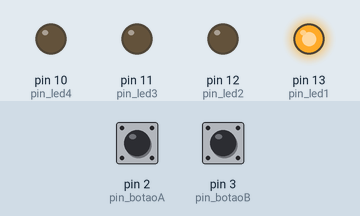
This sketch was run on a simulated Arduino Uno, built with avr-gcc and run on an emulated ATmega328P. Shown: output pins drawn as LEDs (lit = HIGH). The test bench sets the inputs (shaded band); at power-on: pin 2 (pin_botaoA) LOW, pin 3 (pin_botaoB) LOW. What the sketch prints to the serial monitor is not drawn.

Above: at 1.2 s.
1.3 s: pin 2 (pin_botaoA) pulled HIGH for 0.15 s
At 2.4 s:
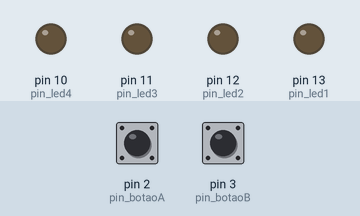
2.9 s: pin 3 (pin_botaoB) pulled HIGH for 0.15 s
At 3.6 s:
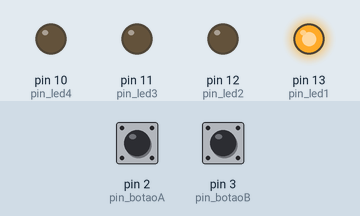
4.5 s: pin 2 (pin_botaoA) pulled HIGH for 1 s
At 5.9 s:
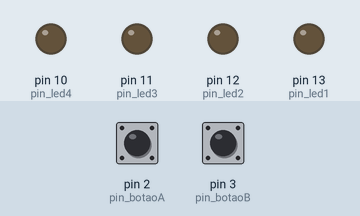
Timing chart, 0 to 7.5 s (numbered marks = the images above; inputs shaded):
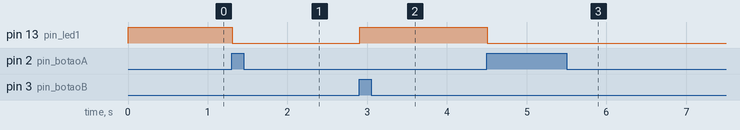

The sketch:

Atividade3_Semana_15___1_.ino
```cpp
# define pin_led1 13
# define pin_led2 12
# define pin_led3 11
# define pin_led4 10
# define pin_botaoA 2
# define pin_botaoB 3
int conta = 0;
int soma = 0;
void setup() {
  Serial.begin(9600);
  pinMode(pin_led1, OUTPUT);
  pinMode(pin_led2, OUTPUT);
  pinMode(pin_led3, OUTPUT);
  pinMode(pin_led4, OUTPUT);
  pinMode(pin_botaoA, INPUT);
  pinMode(pin_botaoB, INPUT);
}

void loop() {
  bool estado1 = digitalRead(pin_botaoA);
  bool estado2 = digitalRead(pin_botaoB);

  if (conta >= 0 && conta < 50)
    if (estado1 == 1 && soma == 0 ) {
    conta += 1;
    soma += 1;
  }
  if (estado1 == 0 && estado2 == 0) {
    soma = 0;
  }
  if (conta > 0 && conta <= 50)
    if (estado2 == 1 && soma == 0) {
    conta -= 1;
    soma += 1;
  }
  Serial.println(conta);

  if (conta == 0) {
    digitalWrite(pin_led1, HIGH);
  } else {
    digitalWrite(pin_led1, LOW);
  }
  if (conta == 50) {
    digitalWrite(pin_led2, HIGH);
  } else {
      digitalWrite(pin_led2, LOW);
  }
}
```

Measured:
- after the input at 1.3 s, pin 13 (pin_led1): HIGH → LOW at once
- after the input at 2.9 s, pin 13 (pin_led1): LOW → HIGH at once
- after the input at 4.5 s, pin 13 (pin_led1): HIGH → LOW at once
